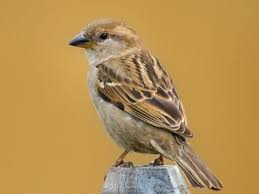
#> input picture backend/media/gallery/download.jpeg, 259 x 194 px
$ python -i image_loader.py   (imports and definitions only)
#> lines starting #> are read from the running program, lines starting #| are printed output that depends on the picture
"""
AI 图片加载。
"""

import base64
import io
import os
import urllib.error
import urllib.request
from urllib.parse import urlparse

from django.conf import settings
from PIL import Image


class ImageLoadError(Exception):
    pass


# [8 lines left out: function _guess_ext, not called in this run]


def _bytes_to_data_url(image_bytes: bytes, mime: str = 'image/jpeg') -> str:
    encoded = base64.b64encode(image_bytes).decode('ascii')
    return f'data:{mime};base64,{encoded}'


# [27 lines left out: function _compress_image_bytes, not called in this run]


def _load_from_base64(image_base64: str) -> tuple[bytes, str, str]:
    """
    功能：解析 base64（支持 data: 前缀），压缩后返回 bytes/mime/filename。
    """
    raw = image_base64.strip()
    mime = 'image/jpeg'
    if raw.startswith('data:'):
        header, _, payload = raw.partition(',')
        if ';base64' in header:
            mime = header[5:].split(';')[0] or mime
        raw = payload
    try:
        image_bytes = base64.b64decode(raw, validate=False)
    except Exception as exc:
        raise ImageLoadError('Invalid base64 image data') from exc
    if not image_bytes:
        raise ImageLoadError('Empty image data')
    image_bytes, mime = _compress_image_bytes(image_bytes)
    filename = f'upload{_guess_ext(mime)}'
    return image_bytes, mime, filename


# [81 lines left out: functions _media_relative_path, _load_from_url, load_image_for_ai, not called in this run]

>>> import cv2
>>> picture = cv2.imread('../media/gallery/download.jpeg', cv2.IMREAD_GRAYSCALE)
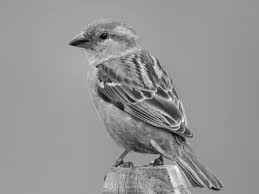
#> picture: shape (194, 259); min 0, max 255, mean 148.8
#> (the run stopped early here; a loop or call above may not have finished)
